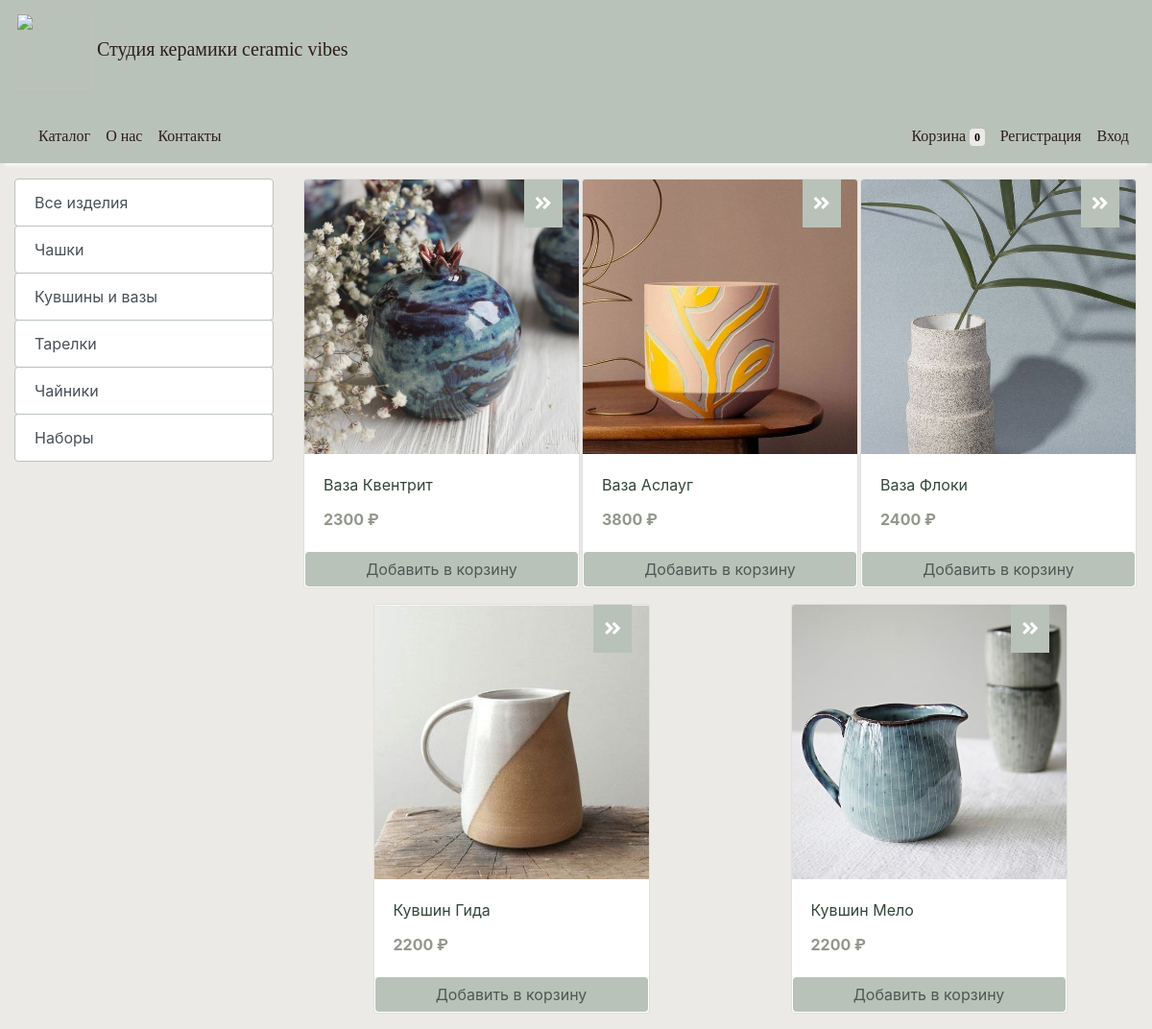
The app's page /store?category=2 with its own data.
### store/models/category.py (models this page shows, shortened)
class Category(models.Model):
    name = models.CharField(max_length=50)
    @staticmethod
    def get_all_categories():
        return Category.objects.all()

### store/models/product.py (models this page shows, shortened)
class Products(models.Model):
    name = models.CharField(max_length=60)
    price = models.IntegerField(default=0)
    category = models.ForeignKey(Category, on_delete=models.CASCADE, default=1)
    description = models.CharField(max_length=250, default='', blank=True, null=True)
    image = models.ImageField(upload_to='uploads/products/')
    @staticmethod
    def get_all_products_by_categoryid(category_id):
        if category_id:
            return Products.objects.filter(category=category_id)
        else:
            return Products.get_all_products()

### store/views/home.py (the view)
# urls.py: path('store', store, name='store'),
def store(request):
    cart = request.session.get('cart')
    if not cart:
        request.session['cart'] = {}
    '''----навигация по категориям в каталоге---- '''
    products=None
    categories = Category.get_all_categories()
    categoryID=request.GET.get('category')
    if categoryID:
        products=Products.get_all_products_by_categoryid(categoryID)
    else:
        products = Products.get_all_products();
    data = {}
    data['products'] = products
    data['categories'] = categories
    print('you are : ', request.session.get('email'))
    return render(request, 'index.html', data)

### store/templatetags/cart.py (called while the page is built)
@register.filter (name='is_in_cart')
def is_in_cart(product, cart):
    keys = cart.keys()
    for id in keys:
        if int(id) == product.id:
            return True
        return False;

### templates/index.html (shortened to what this page needs)
{% extends 'base.html' %}
{% block content %}
{% load cart %}
{% load custom_filter %}
    <div class="container-fluid mt-3">
        <div class="row">
            <div class="col-lg-3 mx-auto">
                <div class="list-group">
                    <a href="/" class="list-group-item list-group-item-action btn btn-outline-secondary" style="">Все изделия</a>
                    {% for category in categories %}
                        <a href="/?category={{category.id}}" class="list-group-item list-group-item-action btn btn-outline-secondary">{{category.name}}</a>
                    {% endfor %}
                </div>
            </div>
            <div id='products' class="col-lg-9 mx-auto">
                <div class="row mx-auto">
                    {% for product in products %}
                        <div class="card mx-auto mb-3" id={{ product.id }} style="width:18rem;">
                            <img class="card-img-top" src="{{ product.image.url }}" alt="Card image cap">
                                <div class="actions">
                                  <a href="/{{ product.id }}/"><i class="fa fa-angle-double-right" aria-hidden="true"></i></a>
                                </div>
                            <div class="card-body">
                                <p class="card-title" style="color: #334639">{{ product.name }}</p>
                                <p class="card-text" style="color: #92978c"><b>{{product.price}} ₽</b></p>
                            </div>
                            <div class="card-footer p-0 no-gutters mybcard1">
                                {% if product|is_in_cart:request.session.cart %}
                                    <div class="row no-gutters mybcard">
                                        <form action="/#{{ product.id }}" class="col-2" method="post">
                                            {% csrf_token %}
                                            <input hidden type="text" name='product' value='{{product.id }}'>
                                            <input hidden type="text" name='remove' value='True'>
                                            <input type="submit" value=" - " class="btn btn-block btn-secondary border-right">
                                        </form>
                                        <div class="text-center col btn btn-secondary">{{product|cart_quantity:request.session.cart}}
                                            в корзине
                                        </div>
                                        <form action="/#{{ product.id }}" class="col-2 " method="post">
                                            {% csrf_token %}
                                            <input hidden type="text" name='product' value='{{product.id }}'>
                                            <input type="submit" value=" + " class="btn btn-block btn-secondary border-left">
                                        </form>
                                    </div>
                                {% else %}
                                     <form action="/#{{ product.id }}" method="POST" class="btn-block">
                                         <input type="submit" class="float-right btn btn-secondary form-control" value="Добавить в корзину">
                                    </form>
                                {% endif %}
                            </div>
                        </div>
                    {% endfor %}
                </div>
            </div>
        </div>
    </div>
{% endblock %}

### templates/base.html (style rules this page uses)
body { background-color: #eceae6; }
.btn-outline-secondary { border-color: #B9C2B9!important; }
.btn-secondary { background-color:#B9C2B9; color: #4E5753; border-color: white!important; }
.mybcard1 { border-top: 1px solid white !important; }
.actions { position: absolute; left: 80%; width: 40px; height: 50px; #background: #B9C2B9; background: #B9C2B9; transition: .3s linear; text-align: center; font-size: 20px; }
.actions a { text-decoration: none; float: left; width: 100%; height: 100%; color: white; padding: 10px 0; transition: .2s linear; }
.actions a:before { font-family: "FontAwesome"; }

### records on screen
Category: name "Чашки"
Category: name "Кувшины и вазы"
Category: name "Тарелки"
Category: name "Чайники"
Category: name "Наборы"
Products: {{ product.id }} 18 (drawn), image (picture), name "Ваза Квентрит", price "2300"
Products: image (picture), name "Ваза Аслауг", price "3800"
Products: image (picture), name "Ваза Флоки", price "2400"
Products: image (picture), name "Кувшин Гида", price "2200"
Products: image (picture), name "Кувшин Мело", price "2200"

### other values on screen
{{ request.session.cart.keys|length }} "0"
